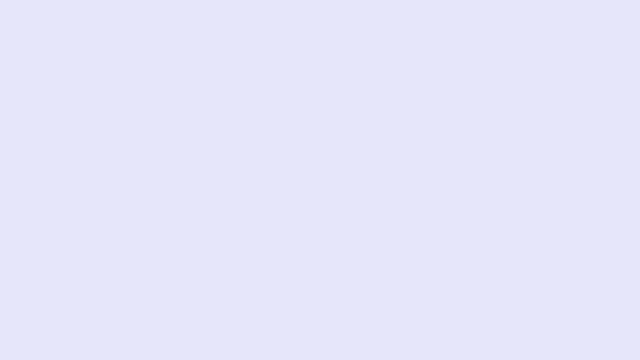
Frame 1 (no input)
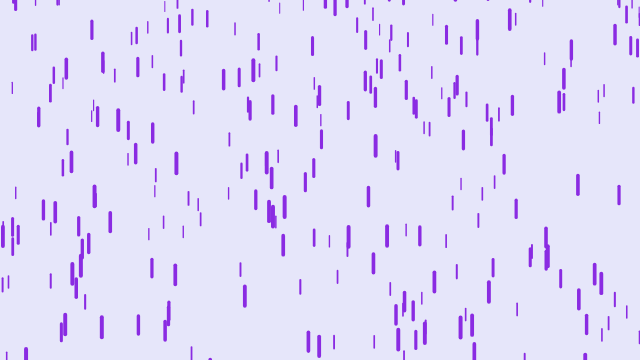
Frame 60 (no input)
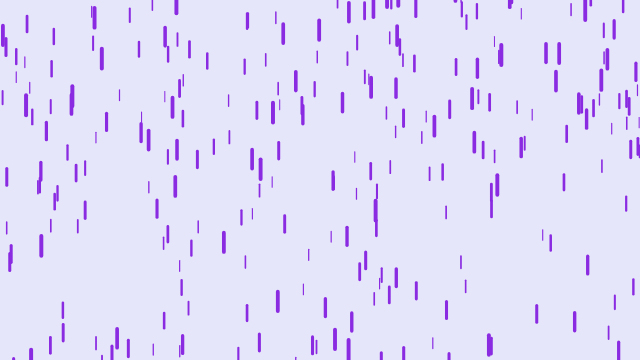
Frame 120 (the mouse pressed at the canvas centre since frame 60)

The p5.js sketch that drew these frames (run headless with seeded random() and noise() and a simulated clock; from frame 60 on, the mouse is pressed at the canvas centre):

// p5.js sketch
// ── sketch.js
var drops = [];
var slider;

function setup() {
   createCanvas(640, 360);
  for (var i = 0; i < 500; i++) {
    drops[i] = new Drop();//calling the constructor function Drop from the "drop.js" sketch
  }

  slider = createSlider(0, 30, 25); //Slider range
  slider.style('width', '80px');

}

function draw() {
  background(230, 230, 250);
  for (var i = 0; i < drops.length; i++) {
    drops[i].fall();
    drops[i].show();
  }

  var val = slider.value();
  frameRate(val); //Slider that controls the Framerate

}


// ── drop.js

function Drop() {
  this.x = random(width);
  this.y = random(-500, -50);//range for where the raindrops starts//
  this.z = random(0, 20);
  this.len = map(this.z, 0, 20, 10, 20); //varied length of raindrops//
  this.yspeed = map(this.z, 0, 20, 1, 20);

  this.fall = function() {
    this.y = this.y + this.yspeed;
    var grav = map(this.z, 0, 20, 0, 0.5);
    this.yspeed = this.yspeed + grav;

//"if" statement that resets the raindrops when they hit the bottom//
    if (this.y > height) {
      this.y = random(-500, -50);
      this.yspeed = map(this.z, 0, 20, 4, 10);
    }
  }

//Shape of the rain drop//
  this.show = function() {
    var thick = map(this.z, 0, 20, 1, 4);
    strokeWeight(thick);
    stroke(138, 43, 226);
    line(this.x, this.y, this.x, this.y+this.len);
  }
}
